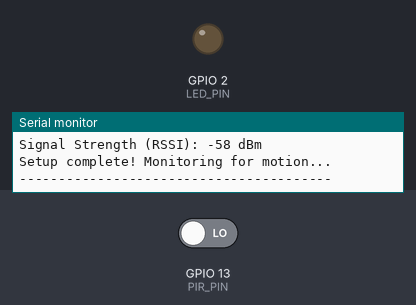
A sketch run on a simulated ESP32. Parts: output pins drawn as LEDs (lit = HIGH), the last lines printed to the serial monitor. The test bench sets the inputs (shaded band); at power-on: GPIO 13 (PIR_PIN) LOW. WiFi joins after 1.5 s; servers stay silent unless stated; uploads are accepted with an empty reply.

Above: at 3.7 s.
3.8 s: GPIO 13 (PIR_PIN) driven HIGH
At 5.07 s:
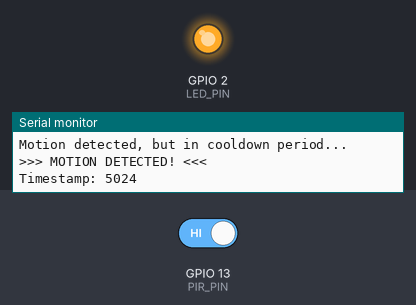
Timing chart, 0 to 11.6 s (numbered marks = the images above; inputs shaded):
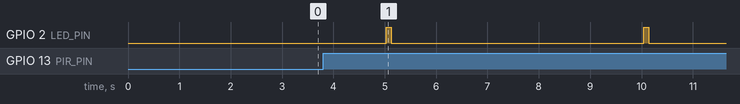

Measured:
- after the input at 3.8 s, GPIO 2 (LED_PIN): alternates HIGH for 0.10 s and LOW for 4.9 s, starting after 1.2 s

The sketch:

iot_motion_alarm.ino
```cpp
/*
 * IoT Motion Detection Alarm System - ESP32 Code
 *
 * This code runs on ESP32 and:
 * 1. Connects to WiFi network
 * 2. Monitors PIR sensor for motion
 * 3. Sends HTTP POST to Flask backend when motion detected
 * 4. Handles WiFi disconnections gracefully
 */

#include <WiFi.h>
#include <HTTPClient.h>
#include <ArduinoJson.h>

// ==================== CONFIGURATION ====================
// Update these values for your network and backend

const char* WIFI_SSID = "Shankar";          // Your WiFi name
const char* WIFI_PASSWORD = "shankar052";  // Your WiFi password

// Backend URL - Secret endpoint for security
const char* BACKEND_URL = "https://iot-motion-alarm-exotel.onrender.com/api/motion/detect";

// PIR Sensor Pin Configuration
const int PIR_PIN = 13;           // GPIO 13 (D13 on most boards)
const int LED_PIN = 2;            // Built-in LED for status indication

// Timing Configuration
const unsigned long MOTION_COOLDOWN = 5000;  // 5 seconds between detections
const unsigned long WIFI_RETRY_INTERVAL = 10000;  // 10 seconds between WiFi retries

// ==================== GLOBAL VARIABLES ====================

unsigned long lastMotionTime = 0;
bool pirState = LOW;
bool motionDetected = false;

// ==================== SETUP ====================

void setup() {
  Serial.begin(115200);
  delay(1000);  // Give time for serial monitor to open

  Serial.println("\n=================================");
  Serial.println("IoT Motion Alarm System Starting");
  Serial.println("=================================");

  // Configure pins
  pinMode(PIR_PIN, INPUT);
  pinMode(LED_PIN, OUTPUT);
  digitalWrite(LED_PIN, LOW);

  // Connect to WiFi
  connectToWiFi();

  Serial.println("\nSetup complete! Monitoring for motion...");
  Serial.println("----------------------------------------\n");
}

// ==================== MAIN LOOP ====================

void loop() {
  // Check WiFi connection
  if (WiFi.status() != WL_CONNECTED) {
    Serial.println("WiFi disconnected! Reconnecting...");
    connectToWiFi();
  }

  // Read PIR sensor
  pirState = digitalRead(PIR_PIN);

  // Motion detected!
  if (pirState == HIGH) {
    unsigned long currentTime = millis();

    // Check cooldown to prevent multiple rapid triggers
    if (currentTime - lastMotionTime >= MOTION_COOLDOWN) {
      Serial.println("\n>>> MOTION DETECTED! <<<");
      Serial.print("Timestamp: ");
      Serial.println(currentTime);

      // Blink LED to indicate motion
      digitalWrite(LED_PIN, HIGH);
      delay(100);
      digitalWrite(LED_PIN, LOW);

      // Send alert to backend
      sendMotionAlert();

      lastMotionTime = currentTime;
    } else {
      Serial.println("Motion detected, but in cooldown period...");
    }
  }

  // Small delay to prevent CPU overload
  delay(100);
}

// ==================== WIFI FUNCTIONS ====================

void connectToWiFi() {
  Serial.print("Connecting to WiFi: ");
  Serial.println(WIFI_SSID);

  WiFi.mode(WIFI_STA);
  WiFi.begin(WIFI_SSID, WIFI_PASSWORD);

  int attempts = 0;
  while (WiFi.status() != WL_CONNECTED && attempts < 20) {
    delay(500);
    Serial.print(".");
    attempts++;
  }

  if (WiFi.status() == WL_CONNECTED) {
    Serial.println("\nWiFi connected!");
    Serial.print("IP Address: ");
    Serial.println(WiFi.localIP());
    Serial.print("Signal Strength (RSSI): ");
    Serial.print(WiFi.RSSI());
    Serial.println(" dBm");
  } else {
    Serial.println("\nFailed to connect to WiFi!");
    Serial.println("Check your credentials and try again.");
  }
}

// ==================== HTTP FUNCTIONS ====================

void sendMotionAlert() {
  // Check WiFi before sending
  if (WiFi.status() != WL_CONNECTED) {
    Serial.println("Cannot send alert - WiFi not connected!");
    return;
  }

  Serial.println("Sending motion alert to backend...");

  HTTPClient http;

  // Begin HTTP POST request
  http.begin(BACKEND_URL);
  http.addHeader("Content-Type", "application/json");
  http.setTimeout(10000);  // 10 second timeout

  // Create JSON payload (optional - backend doesn't require body)
  String payload = "{\"source\":\"ESP32\",\"sensor\":\"PIR\"}";

  // Send POST request
  int httpResponseCode = http.POST(payload);

  // Handle response
  if (httpResponseCode > 0) {
    Serial.print("HTTP Response Code: ");
    Serial.println(httpResponseCode);

    String response = http.getString();
    Serial.print("Response: ");
    Serial.println(response);

    // Parse JSON response
    DynamicJsonDocument doc(1024);
    DeserializationError error = deserializeJson(doc, response);

    if (!error) {
      bool callTriggered = doc["call_triggered"];
      String message = doc["message"];

      Serial.println("--- Backend Response ---");
      Serial.print("Message: ");
      Serial.println(message);
      Serial.print("Phone Call Triggered: ");
      Serial.println(callTriggered ? "YES" : "NO");
      Serial.println("------------------------");
    }
  } else {
    Serial.print("HTTP Request Failed: ");
    Serial.println(http.errorToString(httpResponseCode));
  }

  http.end();
}

// ==================== UTILITY FUNCTIONS ====================

void blinkLED(int times, int delayMs) {
  for (int i = 0; i < times; i++) {
    digitalWrite(LED_PIN, HIGH);
    delay(delayMs);
    digitalWrite(LED_PIN, LOW);
    delay(delayMs);
  }
}
```
